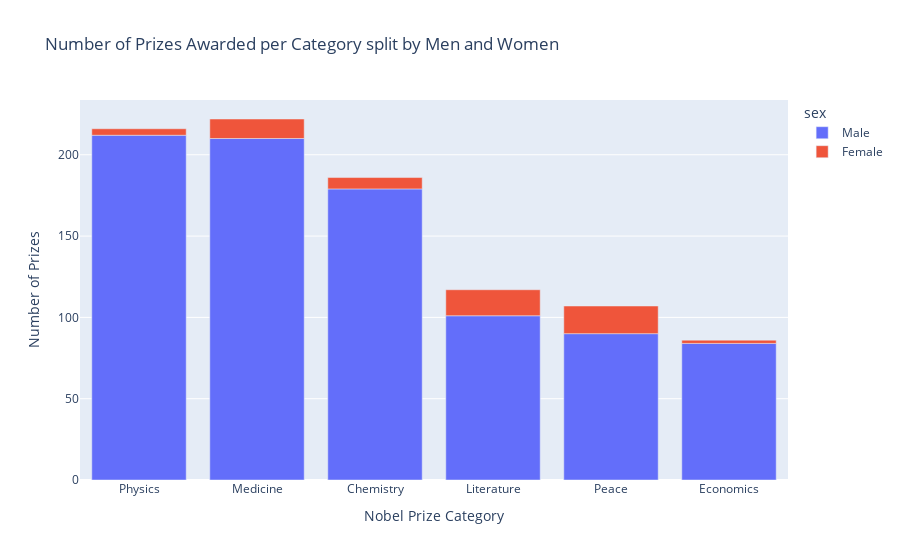

Notebook code for this chart:
### Code cell
v_bar_split = px.bar(laureates_sex_ratio_per_cat, 
                     x=laureates_sex_ratio_per_cat.category, 
                     y=laureates_sex_ratio_per_cat.prize, 
                     color=laureates_sex_ratio_per_cat.sex,
                     title='Number of Prizes Awarded per Category split by Men and Women')

v_bar_split.update_layout(xaxis_title='Nobel Prize Category', 
                          yaxis_title='Number of Prizes')

v_bar_split.show()

### Figure 1 — Plotly figure (JSON) as saved in the notebook; plotly's stock layout.template omitted (floating-point values rounded to 4 significant figures)
{"data": [{"alignmentgroup": "True", "hovertemplate": "sex=Male<br>category=%{x}<br>prize=%{y}<extra></extra>", "legendgroup": "Male", "marker": {"color": "#636efa", "pattern": {"shape": ""}}, "name": "Male", "offsetgroup": "Male", "orientation": "v", "showlegend": true, "textposition": "auto", "type": "bar", "x": ["Physics", "Medicine", "Chemistry", "Literature", "Peace", "Economics"], "xaxis": "x", "y": [212, 210, 179, 101, 90, 84], "yaxis": "y"}, {"alignmentgroup": "True", "hovertemplate": "sex=Female<br>category=%{x}<br>prize=%{y}<extra></extra>", "legendgroup": "Female", "marker": {"color": "#EF553B", "pattern": {"shape": ""}}, "name": "Female", "offsetgroup": "Female", "orientation": "v", "showlegend": true, "textposition": "auto", "type": "bar", "x": ["Peace", "Literature", "Medicine", "Chemistry", "Physics", "Economics"], "xaxis": "x", "y": [17, 16, 12, 7, 4, 2], "yaxis": "y"}], "layout": {"autosize": true, "barmode": "relative", "legend": {"title": {"text": "sex"}, "tracegroupgap": 0}, "title": {"text": "Number of Prizes Awarded per Category split by Men and Women"}, "xaxis": {"anchor": "y", "autorange": true, "domain": [0, 1], "range": [-0.5, 5.5], "title": {"text": "Nobel Prize Category"}, "type": "category"}, "yaxis": {"anchor": "x", "autorange": true, "domain": [0, 1], "range": [0, 233.7], "title": {"text": "Number of Prizes"}, "type": "linear"}}}
